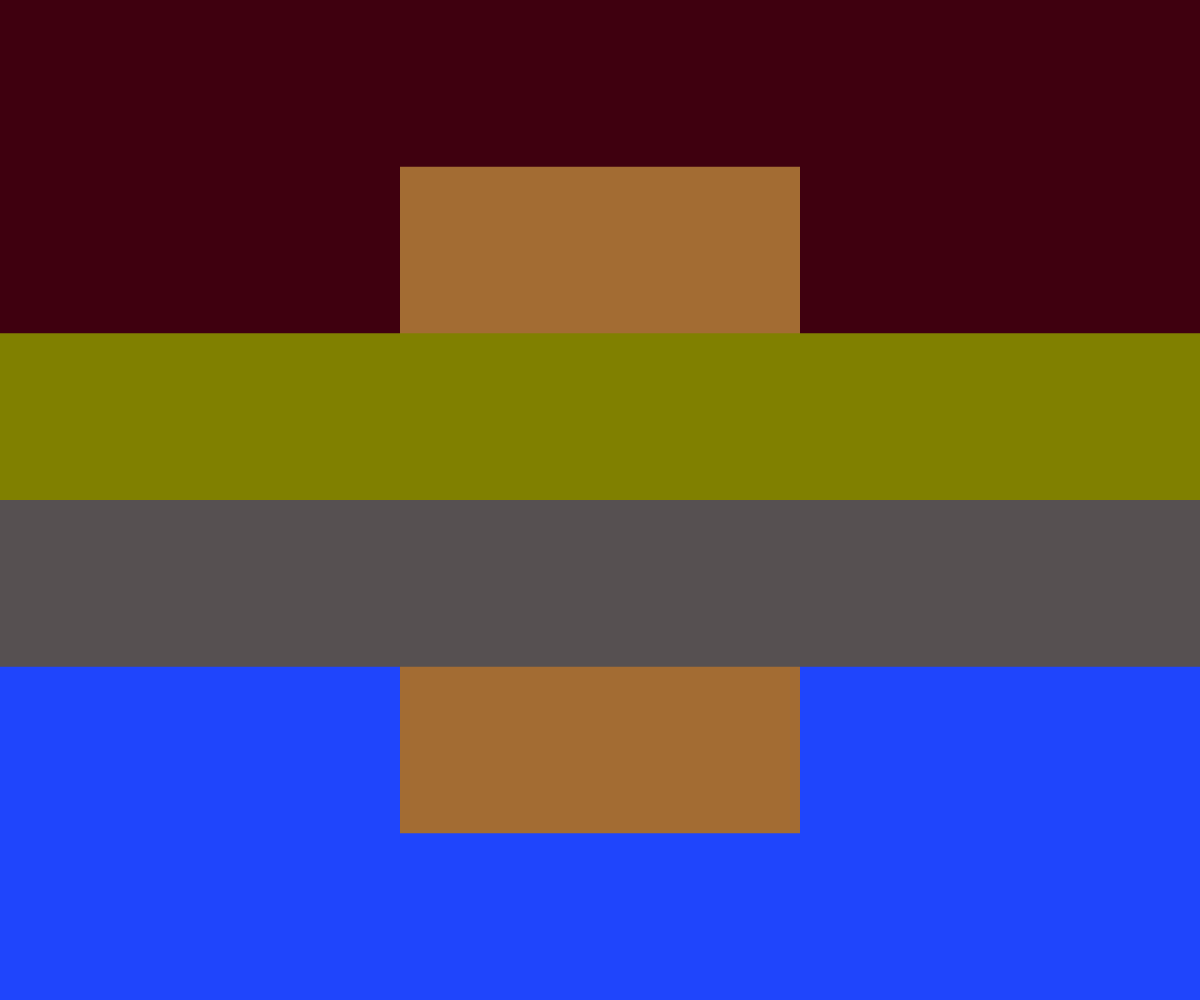
Frame 1 (no input)
Frame 60 (no input): identical to frame 1, image omitted
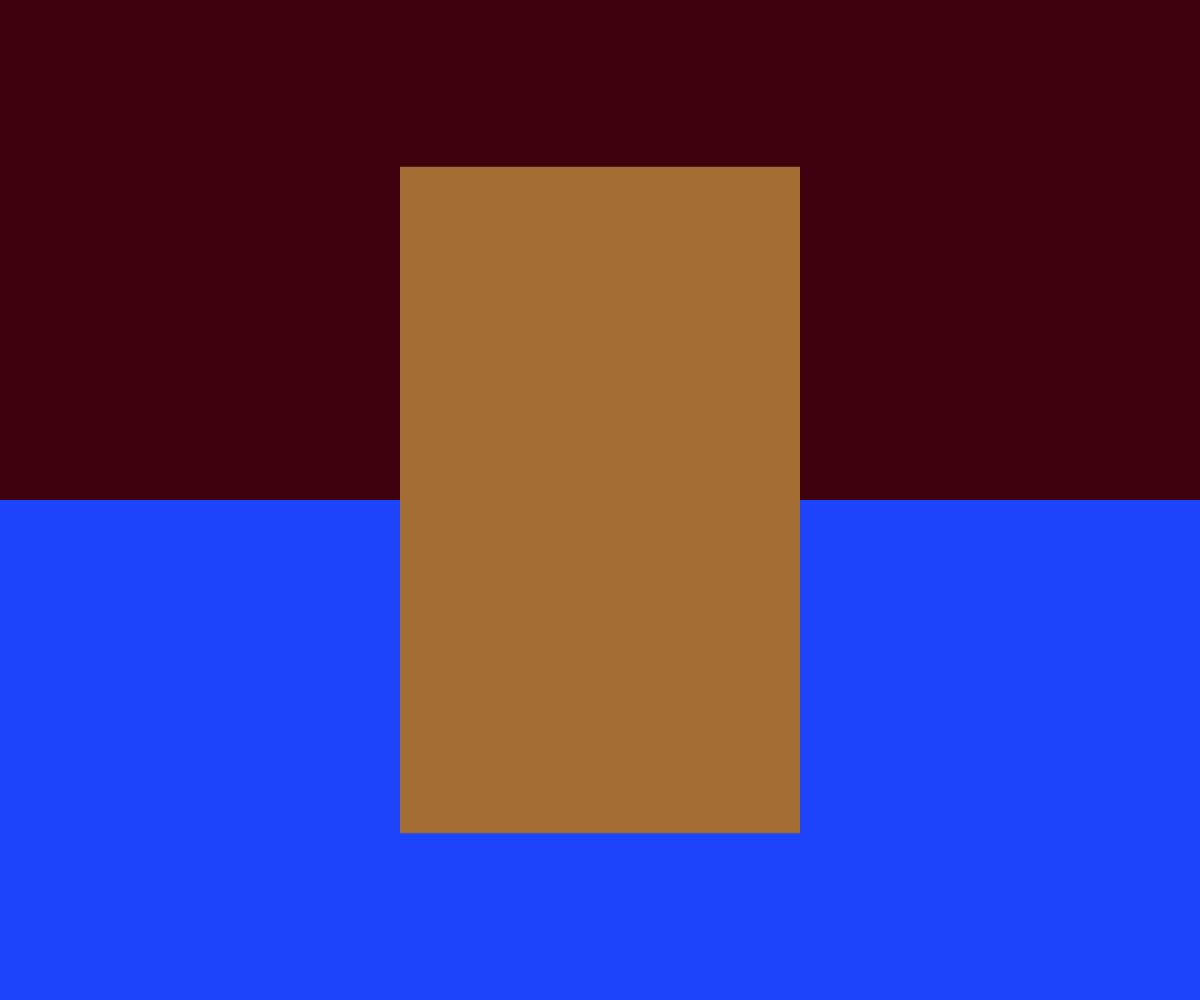
Frame 120 (the mouse pressed at the canvas centre since frame 60)

The p5.js sketch that drew these frames (run headless with seeded random() and noise() and a simulated clock; from frame 60 on, the mouse is pressed at the canvas centre):

// p5.js sketch
// ── sketch.js

let clrs = [
'#3F000F', //top 0
'#808000', //middle top 1
'#A36C33', //middle strip 2
'#565051', //middle bottom 3
'#1F45FC' //bottom 4

]


function setup() {
  createCanvas(windowWidth, windowHeight);
  noStroke();
}

function draw() {
 background(220);
 canvasRect(clrs[4], height/2, height/2, false);
 canvasRect(clrs[0], height/2, 0, false);
 fill(clrs[2]); 
 rect(width * 1/3, height * 1/6, width * 1/3, height * 2/3); 
 canvasRect(clrs[1], height/6, height/3, true);
 canvasRect(clrs[3], height/6, height/2, true);


}

function canvasRect(clr, hgt, y_offset, clickable) {
	fill(clr);
	if((clickable == true) && (mouseIsPressed == false)){
		rect(0, y_offset, width, hgt);
	} 
	if(clickable == false){
		rect(0, y_offset, width, hgt);
	}
}
